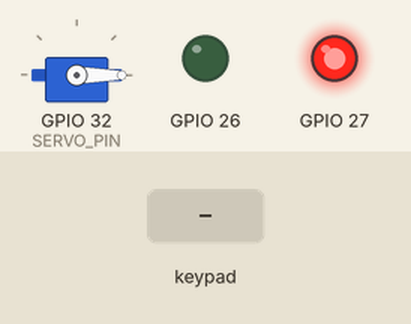
A program run on a simulated ESP32. Parts: servo, output pins drawn as LEDs (lit = HIGH). The inputs (shaded band) are chosen by the test bench. WiFi joins after 1.5 s; servers stay silent unless stated; what the program prints to the serial monitor is not drawn.

Above: at 2.7 s.
2.8 s: keypad keys 1 2 3 4 5 6 # pressed 0.4 s apart
At 5.7 s:
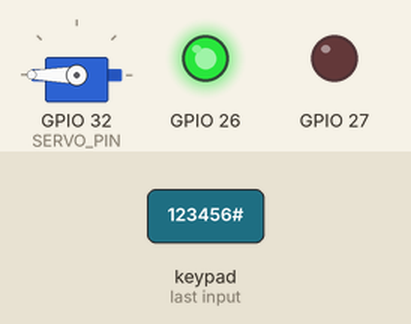
7.1 s: key '*' pressed
At 8.4 s:
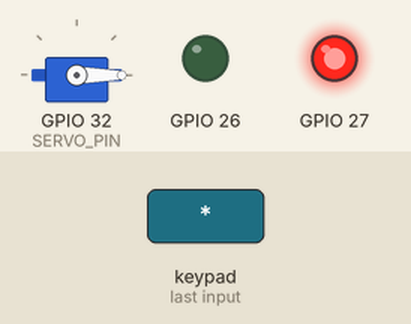
Timing chart, 0 to 10.1 s (numbered marks = the images above; inputs shaded):
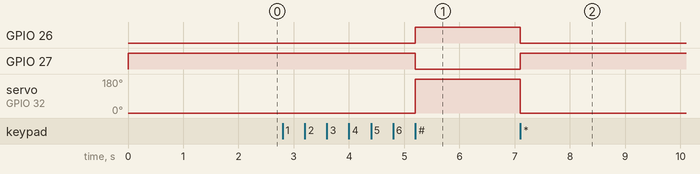

Measured:
- after the input at 2.8 s, GPIO 26: LOW → HIGH after 2.4 s; GPIO 27: HIGH → LOW after 2.4 s; servo on GPIO 32 (SERVO_PIN): 0° → 180° after 2.4 s
- after the input at 7.1 s, GPIO 26: HIGH → LOW at once; GPIO 27: LOW → HIGH at once; servo on GPIO 32 (SERVO_PIN): 180° → 0° at once

The program:

main.cpp
```cpp
#include <WiFi.h>
#include <ESPAsyncWebServer.h>
#include <Esp32Servo.h>
#include "../lib/ApiHandler.h"
#include "../lib/DoorLockProcessor.h"

//Todo: uncomment for production
//#include <WiFiClientSecure.h>

#define SERVO_PIN 32

#define WIFI_SSID "Wokwi-GUEST"
#define WIFI_PASSWORD ""
#define WIFI_CHANNEL 6

AsyncWebServer server(80);

/* Todo: Uncomment for production
WiFiClientSecure client;

const char* root_ca =
"-----BEGIN CERTIFICATE-----\n"
"MIIDLzCCAhcCFDgQQukVtr250xGvky+Xf69cEBHOMA0GCSqGSIb3DQEBCwUAMFQx/\n"
"CzAJBgNVBAYTAnVhMRAwDgYDVQQIDAdVa3JhaW5lMRAwDgYDVQQHDAdLaGFya2l2\n"
"MQ0wCwYDVQQKDARudXJlMRIwEAYDVQQLDAlwenBpLTIxLTMwHhcNMjMxMjE1MjI1\n"
"MzM5WhcNMjQxMjE0MjI1MzM5WjBUMQswCQYDVQQGEwJ1YTEQMA4GA1UECAwHVWty\n"
"YWluZTEQMA4GA1UEBwwHS2hhcmtpdjENMAsGA1UECgwEbnVyZTESMBAGA1UECwwJ\n"
"cHpwaS0yMS0zMIIBIjANBgkqhkiG9w0BAQEFAAOCAQ8AMIIBCgKCAQEA2IPUCage\n"
"jho7w4L/rFXpSPl5tEC2qAXt/xP4lI+eHCyn9QuiP9cZC0BEQw5//Zlrwc1Ba8Vy\n"
"+HBE6hJNGjgpXQrMPpPK3GrF+Sd+iALx18cFhyH8hn3MO9gwrvlTAgUoGN4CRa0E\n"
"tOpW4YSkypiZMwooSTd1//pQ4yldwFXJWhWGUGfpN4y+XrcdqeCP5m4Yx6xxaYu2\n"
"mp/oc1hqRDx5dfjK5sAObiE75kL76pyhn7zzZB0gZWXIAYrCoLxrtwz+ViVXUPll\n"
"JORWtkVXEuwtHtWl54bcyntNIBfQ2SdgntTw3dEyxO8ELWCxdB7sD/c5jpx6SQVQ\n"
"ZzkkGwLJGG9RQQIDAQABMA0GCSqGSIb3DQEBCwUAA4IBAQCDrEuTQ3sqkFOiL7TD\n"
"E2gjGgjWA4ZUwlRnE4PMAXtw3zpPuOW1BIsOVTuKTNIiSbqg0K5eM7/c5Qt6/xBW\n"
"y0JNxvEr/grBjEuIPUgk4JaeaOmFtztgfLSlWYbNT6aGwArzb/7Iu8lqm5gA0ETU\n"
"+0n5EEIFZtTjDCVS35PkCJ1ZMqNQeURe+bwg7kzFqR26un6diJSMnTDaxDxDfAuT\n"
"PO+VdENs8zNeC2U5Bx9iUpGXNd7i8Izg5kYJR5FWWomj+BIbj3veODXYBCRkvSi6\n"
"h1Ewjlze5xo98RNDbRiOH1eF4QOlIh2k537cuUuCVgHDdbnY+LeaTlTiq9YaUGze\n"
"+Jsx\n"
"-----END CERTIFICATE-----\n";

*/

bool* isAdmin = new bool(false);
bool amdinLedState = false;

Servo* servo = new Servo();

void connectToWifi();
void startWebServer();
//bool checkPassword(String password, String inputPassword);

String* roomAccessCode = new String("123456");

void setup() {
  Serial.begin(115200);
  Serial.println("Hello, ESP32!");
  servo->attach(SERVO_PIN);
  servo->write(-90);

  //Todo: uncomment for production
  //client.setCACert(root_ca);

  setupPins(servo, roomAccessCode);

  connectToWifi();

  setupEndPoints(server, isAdmin, roomAccessCode);

  server.begin();
}


void unlockDoor();
void lockDoor();

void loop() {

  processKeypadSequence(isAdmin);

  if (*isAdmin && !amdinLedState)
  {
    amdinLedState = true;
    digitalWrite(LED_GREEN_PIN, HIGH);
  }

  delay(10); // this speeds up the simulation
}


void connectToWifi()
{
  WiFi.begin(WIFI_SSID, WIFI_PASSWORD, WIFI_CHANNEL);
  Serial.println("Connecting to WiFi...");
  while (WiFi.status() != WL_CONNECTED) {
    Serial.print(".");
    delay(500);
  }
  Serial.println("");
  Serial.println("WiFi connected");
}
```

ApiHandler.cpp
```cpp
#include <ESPAsyncWebServer.h>
#include "../lib/ApiHandler.h"

String apiKey; // Variable to store the API key

void setupEndPoints(AsyncWebServer& server, bool* isAdmin, String* roomAccessCode)
{
  Serial.println("Setting up endpoints");

  server.on("/set-api-key", HTTP_POST, [isAdmin](AsyncWebServerRequest* request) {

    Serial.println(*isAdmin);

    if (*isAdmin == true) {
        apiKey = request->getParam("api-key")->value();
        request->send(200, "text/plain", "true");
    } else {
        request->send(403, "text/plain", "Forbidden");
    }
  });

  server.on("/get-api-key", HTTP_GET, [isAdmin](AsyncWebServerRequest* request) {
    if(*isAdmin == true) {
      request->send(200, "application/json", apiKey);
    } else {
      request->send(403, "text/plain", "Forbidden");
    }
  });

  server.on("/set-doorlock-code", HTTP_POST, [roomAccessCode](AsyncWebServerRequest* request) {
    String apiKeyHeader = request->header("x-api-key");
    if (apiKeyHeader == apiKey) {
      String newCode = request->getParam("code")->value();
      *roomAccessCode = newCode;
      request->send(200, "text/plain", "true");
    }
    else {
      request->send(401, "text/plain", "Unauthorized");
    }
  });

}
```

DoorLockProcessor.cpp
```cpp
#include <Arduino.h> // Include the necessary header file
#include <Esp32Servo.h>
#include <Keypad.h>
#include "../lib/DoorLockProcessor.h"

#pragma region Keypad

const uint8_t ROWS = 4;
const uint8_t COLS = 3;
char keys[ROWS][COLS] = {
  { '1', '2', '3' },
  { '4', '5', '6' },
  { '7', '8', '9' },
  { '*', '0', '#' }
};

uint8_t colPins[COLS] = { 21, 22, 23 }; // Pins connected to C1, C2, C3
uint8_t rowPins[ROWS] = { 19, 18, 17, 4 }; // Pins connected to R1, R2, R3, R4

Keypad keypad = Keypad(makeKeymap(keys), rowPins, colPins, ROWS, COLS);

#pragma endregion


String* adminPassword = new String("987654321");

String* keyPadSequence = new String("");

Servo* _servo;

String* _roomAccessCode;

void setupPins(Servo* servo, String* roomAccessCode)
{
  _servo = servo;
  _roomAccessCode = roomAccessCode;

  pinMode(LED_GREEN_PIN, OUTPUT);
  pinMode(LED_RED_PIN, OUTPUT);

  digitalWrite(LED_RED_PIN, HIGH);
  digitalWrite(LED_GREEN_PIN, LOW);

}

void processKeypadSequence(bool* isAdmin)
{
  char key = keypad.getKey();

  if (key == NO_KEY) {
    return;
  }

  if (key == '#')
  {
    Serial.println("Checking password");

    if (checkPassword(keyPadSequence, adminPassword))
    {
      *isAdmin = true;
      Serial.println("Admin mode activated");
    }
    else if (checkPassword(keyPadSequence, _roomAccessCode))
    {
      unlockDoor();
    }
    else
    {
      lockDoor();
    }

    keyPadSequence = new String("");
  }
  else if (key == '*')
  {
    if (*isAdmin)
    {
      *isAdmin = false;
      Serial.println("Admin mode deactivated");
    }
    lockDoor();
    keyPadSequence = new String("");
  }
  else
  {
    *keyPadSequence += key;
  }

}

bool checkPassword(String* password, String* inputPassword)
{
  return *password == *inputPassword;
}

void unlockDoor()
{
  Serial.println("Unlocking door");

  digitalWrite(LED_RED_PIN, LOW);
  digitalWrite(LED_GREEN_PIN, HIGH);

  _servo->write(180);
}


void lockDoor()
{
  Serial.println("Locking door");

  digitalWrite(LED_RED_PIN, HIGH);
  digitalWrite(LED_GREEN_PIN, LOW);

  _servo->write(-90);
}
```
